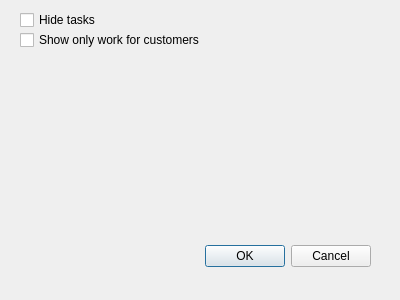
<?xml version="1.0" encoding="UTF-8"?>
<ui version="4.0">
 <class>SummaryFilterDialog</class>
 <widget class="QDialog" name="SummaryFilterDialog">
  <property name="geometry">
   <rect>
    <x>0</x>
    <y>0</y>
    <width>400</width>
    <height>300</height>
   </rect>
  </property>
  <property name="windowTitle">
   <string>Filters on Summary</string>
  </property>
  <widget class="QDialogButtonBox" name="buttonBox">
   <property name="geometry">
    <rect>
     <x>30</x>
     <y>240</y>
     <width>341</width>
     <height>32</height>
    </rect>
   </property>
   <property name="orientation">
    <enum>Qt::Horizontal</enum>
   </property>
   <property name="standardButtons">
    <set>QDialogButtonBox::Cancel|QDialogButtonBox::Ok</set>
   </property>
  </widget>
  <widget class="QCheckBox" name="hideTasksBtn">
   <property name="geometry">
    <rect>
     <x>20</x>
     <y>10</y>
     <width>85</width>
     <height>20</height>
    </rect>
   </property>
   <property name="text">
    <string>Hide tasks</string>
   </property>
  </widget>
  <widget class="QCheckBox" name="onlyCustomersCheck">
   <property name="geometry">
    <rect>
     <x>20</x>
     <y>30</y>
     <width>211</width>
     <height>20</height>
    </rect>
   </property>
   <property name="text">
    <string>Show only work for customers</string>
   </property>
  </widget>
 </widget>
 <resources/>
 <connections>
  <connection>
   <sender>buttonBox</sender>
   <signal>accepted()</signal>
   <receiver>SummaryFilterDialog</receiver>
   <slot>accept()</slot>
   <hints>
    <hint type="sourcelabel">
     <x>248</x>
     <y>254</y>
    </hint>
    <hint type="destinationlabel">
     <x>157</x>
     <y>274</y>
    </hint>
   </hints>
  </connection>
  <connection>
   <sender>buttonBox</sender>
   <signal>rejected()</signal>
   <receiver>SummaryFilterDialog</receiver>
   <slot>reject()</slot>
   <hints>
    <hint type="sourcelabel">
     <x>316</x>
     <y>260</y>
    </hint>
    <hint type="destinationlabel">
     <x>286</x>
     <y>274</y>
    </hint>
   </hints>
  </connection>
 </connections>
</ui>
